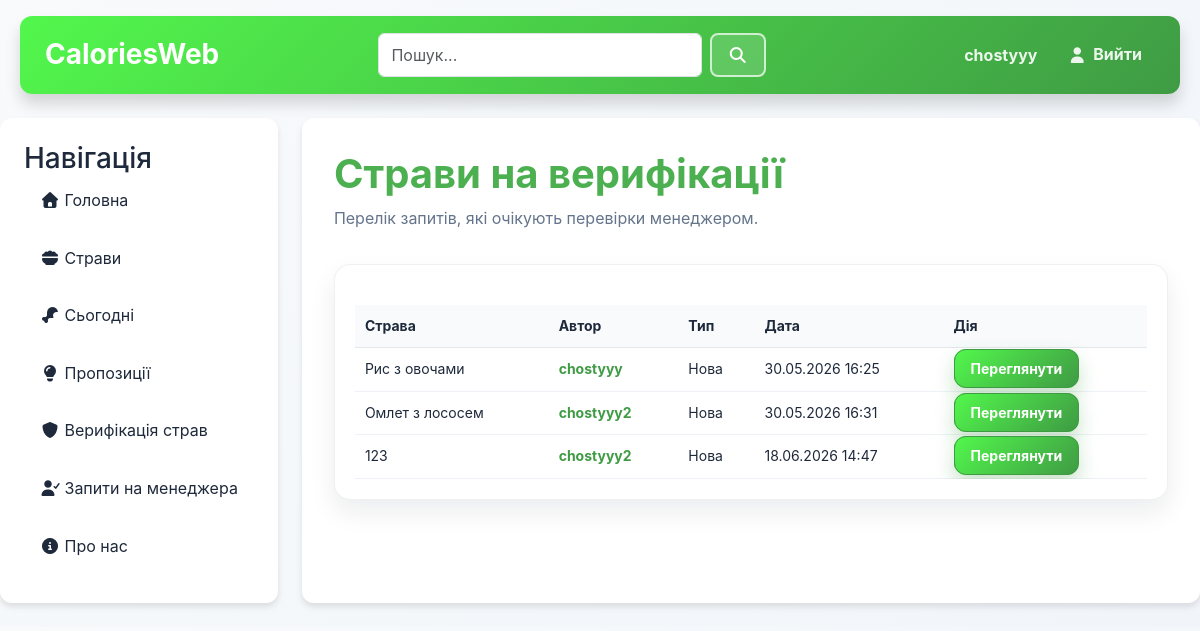
The page /meals/verification/ (signed in) on the database its author committed.
### meals/models.py (models this page shows, shortened)
class MealVerification(models.Model):
    STATUS_CHOICES = [
        ('draft', 'Чернетка'),
        ('pending', 'На перевірці'),
        ('approved', 'Схвалено'),
        ('rejected', 'Відхилено'),
        ('banned', 'Заблоковано'),
    ]
    author = models.ForeignKey(User, on_delete=models.CASCADE, related_name='meal_verifications')
    original_meal = models.ForeignKey('Meal', on_delete=models.SET_NULL, null=True, blank=True, related_name='verification_requests')
    name = models.CharField(max_length=100)
    grams = models.PositiveIntegerField(default=100)
    recipe = models.TextField(null=True, blank=True)
    link = models.URLField(null=True, blank=True)
    image = models.ImageField(upload_to='meal_verifications/', null=True, blank=True)
    status = models.CharField(max_length=12, choices=STATUS_CHOICES, default='draft')
    created_at = models.DateTimeField(auto_now_add=True)
    reviewed_at = models.DateTimeField(null=True, blank=True)
    reviewed_by = models.ForeignKey(User, on_delete=models.SET_NULL, null=True, blank=True, related_name='verified_meals')
    review_comment = models.TextField(null=True, blank=True)

### meals/views.py (the view)
# urls.py: path('verification/', views.verification_list, name='verification_list'),
def verification_list(request):
    if not _can_verify_meals(request.user):
        return redirect("main:home")
    pending_items = MealVerification.objects.filter(status="pending").select_related(
        "author",
        "original_meal",
    ).order_by("created_at")
    return render(request, "meals/verification_list.html", {
        "pending_items": pending_items,
    })

### meals/views.py (called while the page is built)
def _get_user_details(user):
    if not user.is_authenticated:
        return None
    return getattr(user, "details", None)

def _is_admin(user):
    details = _get_user_details(user)
    return bool(details and details.role == "admin") or getattr(user, "is_superuser", False)

def _can_manage_meals(user):
    details = _get_user_details(user)
    return bool(details and details.account_status == "active" and not details.is_banned)

def _can_verify_meals(user):
    return _can_manage_meals(user) and (_is_admin(user) or _is_manager(user))

### meals/templates/meals/verification_list.html (shortened to what this page needs)
{% extends "main/layout.html" %}
{% load static %}
{% block extra_css %}
    <link rel="stylesheet" href="{% static 'meals/css/meal_detail.css' %}">
{% endblock %}
{% block content %}
    <h1>Страви на верифікації</h1>
    <p>Перелік запитів, які очікують перевірки менеджером.</p>
    <section class="meal-detail-card">
        {% if pending_items %}
            <div class="meal-detail-table-wrap">
                <table class="meal-detail-table">
                    <tr>
                        <th>Страва</th>
                        <th>Автор</th>
                        <th>Тип</th>
                        <th>Дата</th>
                        <th>Дія</th>
                    </tr>
                    {% for item in pending_items %}
                        <tr>
                            <td>{{ item.name }}</td>
                            <td><a class="profile-user-link" href="{% url 'user:user_detail' item.author.id %}">{{ item.author.username }}</a></td>
                            <td>{% if item.original_meal %}Оновлення{% else %}Нова{% endif %}</td>
                            <td>{{ item.created_at|date:"d.m.Y H:i" }}</td>
                            <td>
                                <a class="meal-detail-submit" href="{% url 'meals:verification_detail' item.id %}">Переглянути</a>
                            </td>
                        </tr>
                    {% endfor %}
                </table>
            </div>
        {% else %}
            <p>Немає запитів на перевірку.</p>
        {% endif %}
    </section>
{% endblock %}

### main/templates/main/layout.html (shortened to what this page needs)
{% load static %}
<!DOCTYPE html>
<html lang="en">
<head>
    <link href="https://cdn.jsdelivr.net/npm/bootstrap@5.3.8/dist/css/bootstrap.min.css" rel="stylesheet">
    <link rel="stylesheet" href="{% static 'main/css/main.css' %}">
    <link rel="stylesheet" href="https://cdnjs.cloudflare.com/ajax/libs/font-awesome/7.0.1/css/all.min.css">
    {% block extra_css %}{% endblock %}
</head>
<body>
<header>
    <table>
        <tr>
            <th style="text-align: left;" style="width: fit-content;">
                <a href="{% url 'main:home' %}" style="width: fit-content;" >
                    <h1 style="width: fit-content;">CaloriesWeb</h1>
                </a>
            </th>
            <th style="text-align: center; width: 35%;">
                <form action="{% url 'meals:search' %}" method="get" class="d-flex">
                    <input class="form-control" type="text" name="q" placeholder="Пошук...">
                    <button class="btn btn-outline-danger ms-2" type="submit">
                        <i class="fa-solid fa-magnifying-glass"></i>
                    </button>
                </form>
            </th>
            <th style="text-align: right;">
                {% if user.is_authenticated %}
                    <a href="{% url 'user:user_detail' user.id %}"><span>{{ user.username }}</span></a>
                    <a href="{% url 'main:logOut' %}">
                        <span><i class="fa-solid fa-user"></i> Вийти</span>
                    </a>
                {% endif %}
            </th>
        </tr>
    </table>
</header>
<main class="layout">
    <aside>
        <h3>Навігація</h3>
        <ul>
            <a href="{% url 'main:home' %}">
                <li><i class="fa-solid fa-house"></i> Головна</li>
            </a>
            <a href="{% url 'meals:meals' %}">
                <li><i class="fa-solid fa-bowl-food"></i> Страви</li>
            </a>
            <a href="{% url 'today:today' %}">
                <li><i class="fa-solid fa-drumstick-bite"></i> Сьогодні</li>
            </a>
            <a href="{% url 'meals:suggestions' %}">
                <li><i class="fa-solid fa-lightbulb"></i> Пропозиції</li>
            </a>
            {% if is_manager or is_admin %}
                <a href="{% url 'meals:verification_list' %}">
                    <li><i class="fa-solid fa-shield"></i> Верифікація страв</li>
                </a>
            {% endif %}
            {% if is_admin %}
                <a href="{% url 'user:manager_requests' %}">
                    <li><i class="fa-solid fa-user-check"></i> Запити на менеджера</li>
                </a>
            {% endif %}
            <a href="{% url 'main:about' %}">
                <li><i class="fa-solid fa-circle-info"></i> Про нас</li>
            </a>
        </ul>
    </aside>
    <div class="main-content">
        {% block content %}
        {% endblock %}
    </div>
</main>
</body>
</html>

### main/static/main/css/main.css (style rules this page uses)
* { box-sizing: border-box; }
html { -webkit-text-size-adjust: 100%; text-size-adjust: 100%; }
body, h1, h2, h3, h4, h5, h6, p, ul, ol, dl, dd, figure, blockquote, pre { margin: 0; }
ul, ol { padding: 0; }
input, button, textarea, select { font: inherit; }
input, textarea, select { color: inherit; }
:root { --primary: #4caf50; --primary-dark: #3f9b44; --primary-light: #8fd9a0; --primary-gradient: linear-gradient(135deg, #52f74c 0%, #3f9b44 100%); --primary-rgb: 76, 175, 80; --primary-dark-rgb: 63, 155, 68; --secondary: #ec4899; --accent: #f59e0b; --success: #10b981; --success-rgb: 16, 185, 129; --warning: #f59e0b; --warning-rgb: 245, 158, 11; --warning-light-rgb: 251, 191, 36; --neutral: #94a3b8; --neutral-rgb: 148, 163, 184; --slate-rgb: 100, 116, 139; --danger: #ef4444; --danger-bg: #fff4f4; --danger-soft: #fee2e2; --danger-border: #fecaca; --danger-ink: #991b1b; --danger-ink-dark: #7f1d1d; --white: #ffffff; --surface-muted: #f3f4f6; --bg-light: #f8fafc; --bg-page-end: #f1f5f9; --text-dark: #1e293b; --text-gray: #64748b; --border: #e2e8f0; --line: #e5e7eb; --line-soft: #eef2f7; --shadow-sm: 0 1px 2px rgba(0, 0, 0, 0.05); --shadow-md: 0 4px 6px rgba(0, 0, 0, 0.1); --shadow-lg: 0 10px 15px rgba(0, 0, 0, 0.15); }
body { background: linear-gradient(135deg, var(--bg-light) 0%, var(--bg-page-end) 100%); margin: 0; font-family: -apple-system, BlinkMacSystemFont, 'Segoe UI', Roboto, Oxygen, Ubuntu, Cantarell, sans-serif; color: var(--text-dark); line-height: 1.6; }
.btn-outline-danger { border: 2px solid var(--primary); color: var(--primary); background: none; padding: 8px 16px; border-radius: 8px; font-weight: 600; cursor: pointer; transition: all 0.3s ease; }
.btn { border-radius: 8px; font-weight: 600; transition: all 0.3s ease; cursor: pointer; }
header { background: var(--primary-gradient); box-shadow: var(--shadow-lg); margin: 16px 20px; padding: 16px 24px; border-radius: 12px; position: sticky; top: 0; z-index: 100; }
header table { width: 100%; }
header h1 { margin: 0; padding: 0; color: white; font-size: 28px; font-weight: 700; }
header a { text-decoration: none; color: rgba(255, 255, 255, 0.9); transition: color 0.3s ease; }
header a span { padding: 0 12px; }
header th:last-child a span { display: inline-flex; align-items: center; gap: 6px; padding: 8px 12px; border-radius: 10px; border: 1px solid transparent; transition: background-color 0.2s ease, border-color 0.2s ease, transform 0.2s ease, box-shadow 0.2s ease; }
header .btn-outline-danger { border: 2px solid rgba(255, 255, 255, 0.7); color: var(--white); background: rgba(255, 255, 255, 0.14); }
main.layout { display: flex; gap: 24px; margin: 24px 20px; max-width: 1400px; margin-left: auto; margin-right: auto; }
aside { background-color: var(--white); box-shadow: var(--shadow-md); border-radius: 12px; width: fit-content; padding: 24px; height: fit-content; position: sticky; top: 100px; }
aside ul { list-style: none; padding: 0; margin: 0; }
aside ul li { padding: 12px 16px; margin-bottom: 8px; border-radius: 8px; transition: all 0.3s ease; color: var(--text-dark); cursor: pointer; }
aside a { text-decoration: none; color: inherit; }
.main-content { background-color: var(--white); box-shadow: var(--shadow-md); border-radius: 12px; flex: 1; padding: 32px; }
.main-content h1 { color: var(--primary); margin-bottom: 8px; font-weight: 700; }
.main-content > p { color: var(--text-gray); margin-bottom: 32px; }
a { color: var(--primary); text-decoration: none; transition: color 0.3s ease; }

### rows shown on the page
MealVerification: name "Рис з овочами", author.username "chostyyy", shows "Нова", created_at "30.05.2026 16:25"
MealVerification: name "Омлет з лососем", author.username "chostyyy2", shows "Нова", created_at "30.05.2026 16:31"
MealVerification: name "123", author.username "chostyyy2", shows "Нова", created_at "18.06.2026 14:47"

### other values the page prints
{{ user.username }} "chostyyy"
